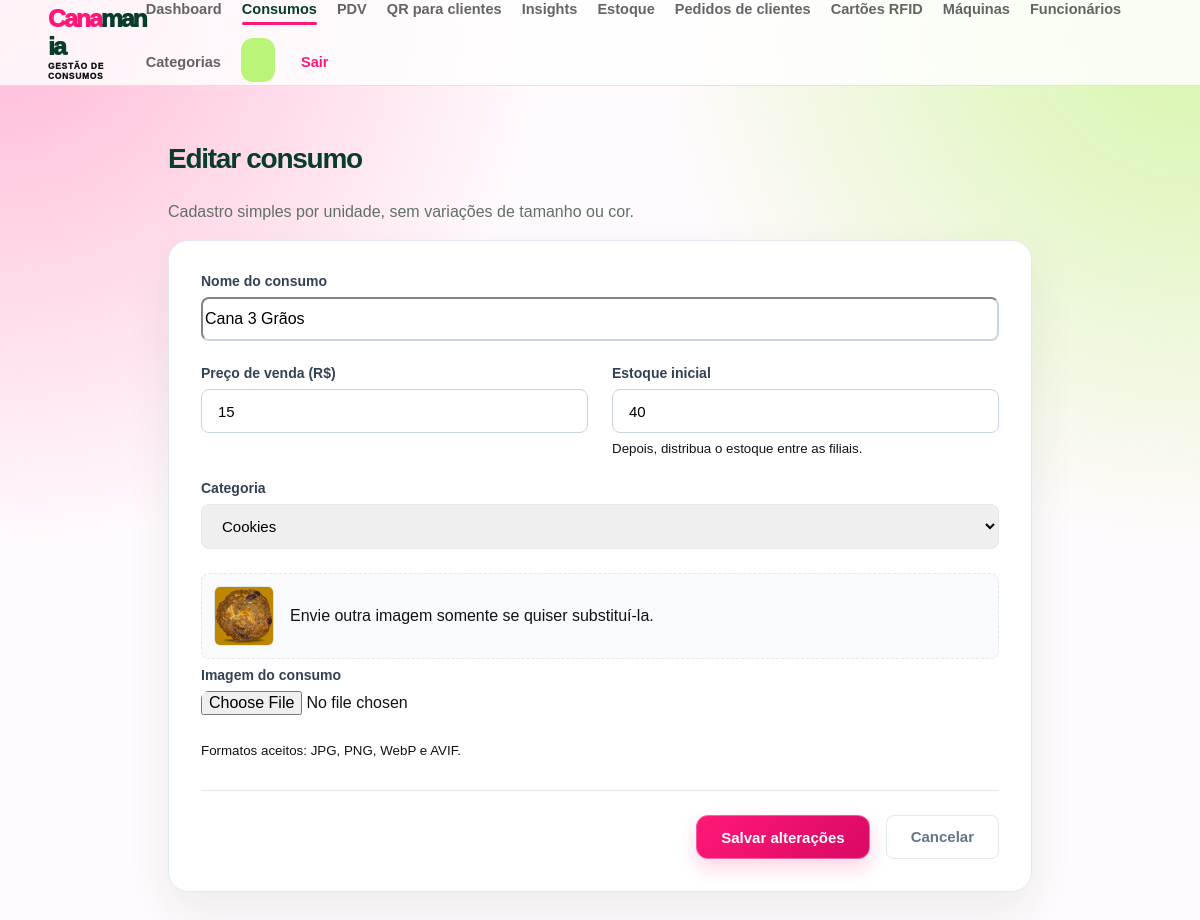
Screenshot of /produtos/2/editar (signed in) with the database file from the repository.
### app/models/produtos.py (models this page shows, shortened)
class Produto(Base):
    __tablename__ = "produtos"
    id = Column(Integer, primary_key=True, index=True)
    nome = Column(String(200), unique=True, index=True)
    preco = Column(Float)
    estoque_atual = Column(Integer, nullable=False, default=0)
    possui_variacoes_tamanho = Column(Boolean, nullable=False, default=False, server_default="false")
    ativo = Column(Boolean, default=True)
    imagem_path = Column(String(255), nullable=True)
    categoria_id = Column(Integer, ForeignKey("categorias.id", ondelete="SET NULL"), nullable=True)
    categoria = relationship("Categoria", back_populates="produtos")
    estoques_tamanho = relationship(
        "EstoqueTamanho", back_populates="produto", cascade="all, delete-orphan"
    )
    estoques_variacoes = relationship(
        "EstoqueVariacao", back_populates="produto", cascade="all, delete-orphan"
    )

### app/controllers/produto_controller.py (the view)
@router.get("/{produto_id}/editar")
def form_editar_produto(
    produto_id: int,
    request: Request,
    db: Session = Depends(get_db),
    admin = Depends(get_admin)
):
    editando   = db.query(Produto).filter(Produto.id == produto_id).first()
    categorias = db.query(Categoria).filter(Categoria.ativo == True).all()
    tamanhos = ordenar_tamanhos(db.query(Tamanho).filter(Tamanho.ativo == True).all())
    if not editando:
        return RedirectResponse(url="/produtos", status_code=302)
    return templates.TemplateResponse(
        request,
        "produtos/form.html",
        {
            "request":    request,
            "usuario":    admin,
            "editando":   editando,
            "categorias": categorias,
            "tamanhos": tamanhos,
        }
    )

### app/templates/produtos/form.html (shortened to what this page needs)
<!DOCTYPE html>
<html lang="pt-BR">
<head>
    <link rel="stylesheet" href="/static/css/form_produtos.css?v=consumo-editor-3">
    <link rel="stylesheet" href="/static/css/responsive.css?v=5">
</head>
<body>
    {% include "partials/navbar.html" %}
    <main class="main-content">
        <div class="page-header"><h1>{{ "Editar consumo" if editando else "Novo consumo" }}</h1><p>Cadastro simples por unidade, sem variações de tamanho ou cor.</p></div>
        <div class="form-container">
            <form action="{{ '/produtos/' + editando.id|string + '/editar' if editando else '/produtos/novo' }}" method="post" enctype="multipart/form-data">
                <div class="form-grid">
                    <div class="form-group full-width"><label for="nome">Nome do consumo</label><input id="nome" name="nome" required autofocus value="{{ editando.nome if editando else (valores.nome if valores else '') }}" placeholder="Ex.: Consumo de caldo de cana com limão"></div>
                    <div class="form-group"><label for="preco">Preço de venda (R$)</label><input id="preco" name="preco" type="number" step="0.01" min="0" required value="{{ editando.preco if editando else (valores.preco if valores else '0.00') }}"></div>
                    <div class="form-group"><label for="estoque_atual">Estoque inicial</label><input id="estoque_atual" name="estoque_atual" type="number" min="0" required value="{{ editando.estoque_atual if editando else (valores.estoque_atual if valores else '0') }}"><small>Depois, distribua o estoque entre as filiais.</small></div>
                    <div class="form-group full-width"><label for="categoria_id">Categoria</label><select id="categoria_id" name="categoria_id"><option value="0">Sem categoria</option>{% for categoria in categorias %}<option value="{{ categoria.id }}" {{ 'selected' if (editando and editando.categoria_id == categoria.id) or (valores and valores.categoria_id == categoria.id) else '' }}>{{ categoria.nome }}</option>{% endfor %}</select></div>
                    <div class="form-group full-width">{% if editando and editando.imagem_path %}<div class="current-image-container"><img src="{{ editando.imagem_url }}" alt="{{ editando.nome }}" class="current-image-preview"><span>Envie outra imagem somente se quiser substituí-la.</span></div>{% endif %}<label for="imagem">Imagem do consumo</label><input id="imagem" name="imagem" type="file" accept=".jpg,.jpeg,.png,.webp,.avif,image/avif"><small>Formatos aceitos: JPG, PNG, WebP e AVIF.</small></div>
                </div>
                <div class="form-actions"><button class="btn-submit" type="submit">{{ "Salvar alterações" if editando else "Criar consumo" }}</button><a class="btn-cancel" href="/produtos">Cancelar</a></div>
            </form>
        </div>
    </main>
</body></html>

### app/static/css/form_produtos.css (style rules this page uses)
:root { --bg-main: #f8fafc; --text-main: #0f172a; --text-muted: #64748b; --border-color: #e2e8f0; --primary: #100e74; --primary-hover: #050455; --success-bg: #d1fae5; --success-text: #065f46; }
body { background-color: var(--bg-main); font-family: 'Segoe UI', Tahoma, Geneva, Verdana, sans-serif; color: var(--text-main); margin: 0; padding: 0; }
.main-content { max-width: 800px; margin: 40px auto; padding: 0 20px; }
.page-header h1 { font-size: 28px; font-weight: 700; margin-bottom: 24px; }
.page-header h1 { color: #083d2c; letter-spacing: -.045em; }
.page-header p { color: #607067; line-height: 1.6; }
.form-container { background: white; border-radius: 20px; border: 1px solid var(--border-color); padding: 32px; box-shadow: 0 18px 45px rgba(8, 61, 44, 0.08); }
.form-grid { display: grid; grid-template-columns: repeat(2, 1fr); gap: 24px; }
.form-group { display: flex; flex-direction: column; gap: 8px; }
.form-group.full-width { grid-column: span 2; }
.form-group label { font-size: 14px; font-weight: 600; color: #334155; }
.form-group input[type="text"], .form-group input[type="number"], .form-group select { padding: 12px 16px; border: 1px solid var(--border-color); border-radius: 8px; font-size: 15px; outline: none; transition: border-color 0.2s, box-shadow 0.2s; }
.current-image-container { display: flex; align-items: center; gap: 16px; background: #f8fafc; padding: 12px; border-radius: 8px; border: 1px dashed var(--border-color); }
.current-image-preview { width: 60px; height: 60px; object-fit: cover; border-radius: 6px; border: 1px solid var(--border-color); }
.form-actions { display: flex; justify-content: flex-end; gap: 16px; margin-top: 32px; border-top: 1px solid var(--border-color); padding-top: 24px; }
.btn-submit { background: linear-gradient(135deg, #ff1877, #d90864); color: white; border: none; padding: 12px 24px; border-radius: 8px; font-weight: 600; font-size: 15px; cursor: pointer; display: inline-flex; align-items: center; gap: 8px; transition: background-color 0.2s; }
.btn-cancel { background-color: white; color: var(--text-muted); border: 1px solid var(--border-color); padding: 12px 24px; border-radius: 8px; font-weight: 600; font-size: 15px; text-decoration: none; transition: background-color 0.2s; }

### app/static/css/responsive.css (style rules this page uses)
html { -webkit-text-size-adjust: 100%; }
img, svg, video, canvas { max-width: 100%; height: auto; }
button, input, select, textarea { font: inherit; }
html, body { max-width: 100%; }
main, section, article, aside, form, fieldset, header, footer, nav, .container, .page, .main-content, .main-content > *, .page-header > *, .form-container, .card, .panel, .surface, .dashboard, .produtos-container-main, .vendas-container-main, .clientes-container, .armarios-page { min-width: 0; }
input, select, textarea, button { max-width: 100%; }
pre, code, a, p, td, th, label, small { overflow-wrap: anywhere; }
*, *::before, *::after { box-sizing: border-box; }

### app/static/css/base.css (style rules this page uses)
:root { --cana-pink:#ff1877;--cana-lime:#baf57a;--cana-green:#083d2c;--cana-ink:#111315;--cana-bg:#fffafd;--cana-surface:#fff }
* { box-sizing: border-box; }
body { min-height: 100vh; margin: 0; display: flex; flex-direction: column; font-family: Arial, sans-serif; background-color: var(--cana-bg); color: var(--cana-ink); transition: background .3s,color .3s; }
:is(button,.btn-create,.btn-novo-produto,.btn-primario,.btn-add-carrinho-pdv,.btn-salvar-venda-final,.btn-ver-ranking,.filiais-heading a) { border-radius:12px!important;transition:transform .2s ease,background .2s ease,box-shadow .2s ease,color .2s ease!important }
:is(button,.btn-create,.btn-novo-produto,.btn-primario,.btn-add-carrinho-pdv,.btn-salvar-venda-final):not(.theme-toggle) { background:linear-gradient(135deg,#ff1877,#d90864)!important;color:#fff!important;border:1px solid rgba(255,255,255,.34)!important;box-shadow:0 9px 19px rgba(255,24,119,.18) }
:is(button,.btn-create,.btn-novo-produto,.btn-primario,.btn-add-carrinho-pdv,.btn-salvar-venda-final):not(:disabled):hover { transform:translateY(-2px);background:linear-gradient(135deg,#c9085a,#083d2c)!important;box-shadow:0 13px 25px rgba(8,61,44,.2) }

### app/static/css/theme-accents.css (style rules this page uses)
body::before { content: ""; position: fixed; inset: 0; z-index: -1; pointer-events: none; background-image: radial-gradient(circle at 0 0, #ffb7d5 0, transparent 34rem), radial-gradient(circle at 100% 0, #d4f5a5 0, transparent 34rem); }

### rows the page displays
Produto: nome "Cana 3 Grãos", preco "15", estoque_atual "40", imagem_url (picture)

### other values shown
{{ "Editar consumo" if editando else "Novo consumo" }} "Editar consumo"
{{ "Salvar alterações" if editando else "Criar consumo" }} "Salvar alterações"
form field categoria_id "Cookies"
